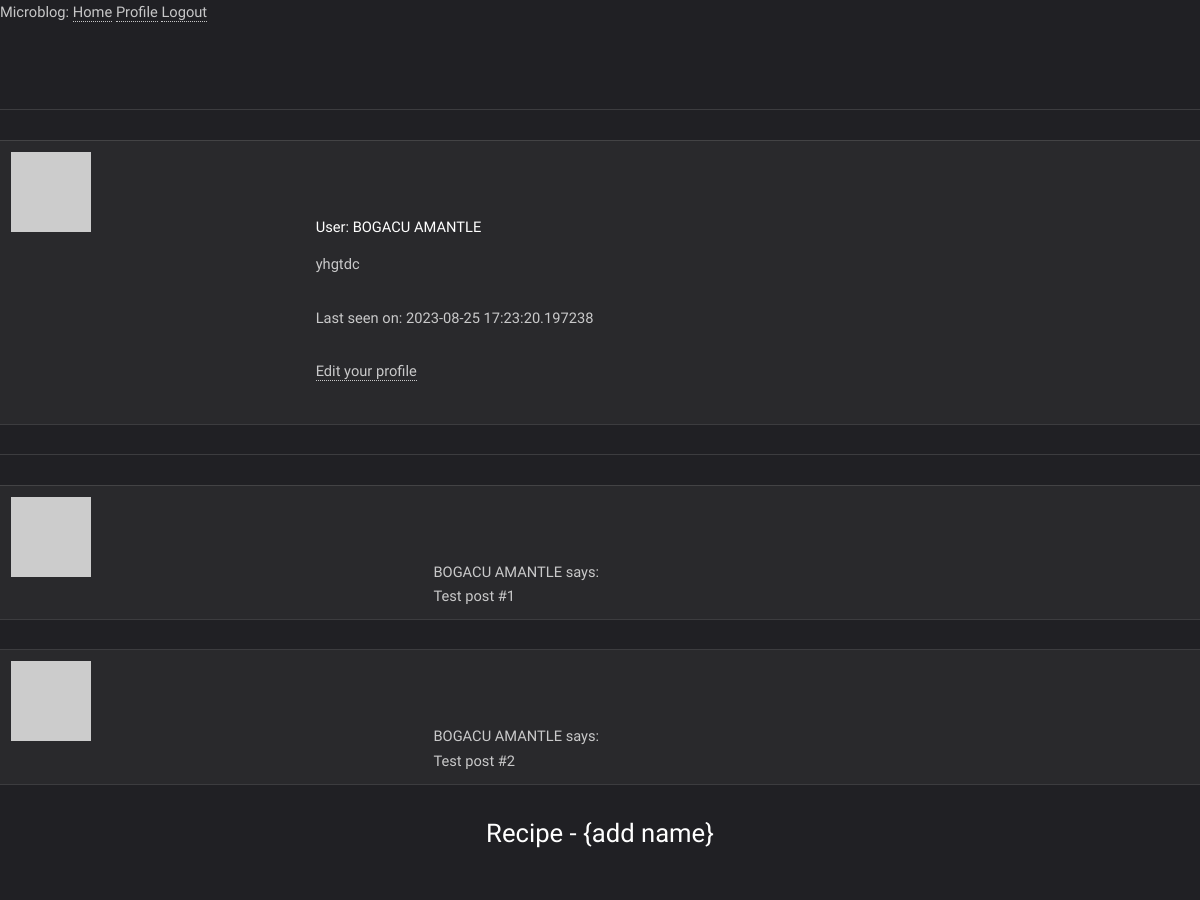
The app's page /user/BOGACU AMANTLE (signed in, upper part), older data.
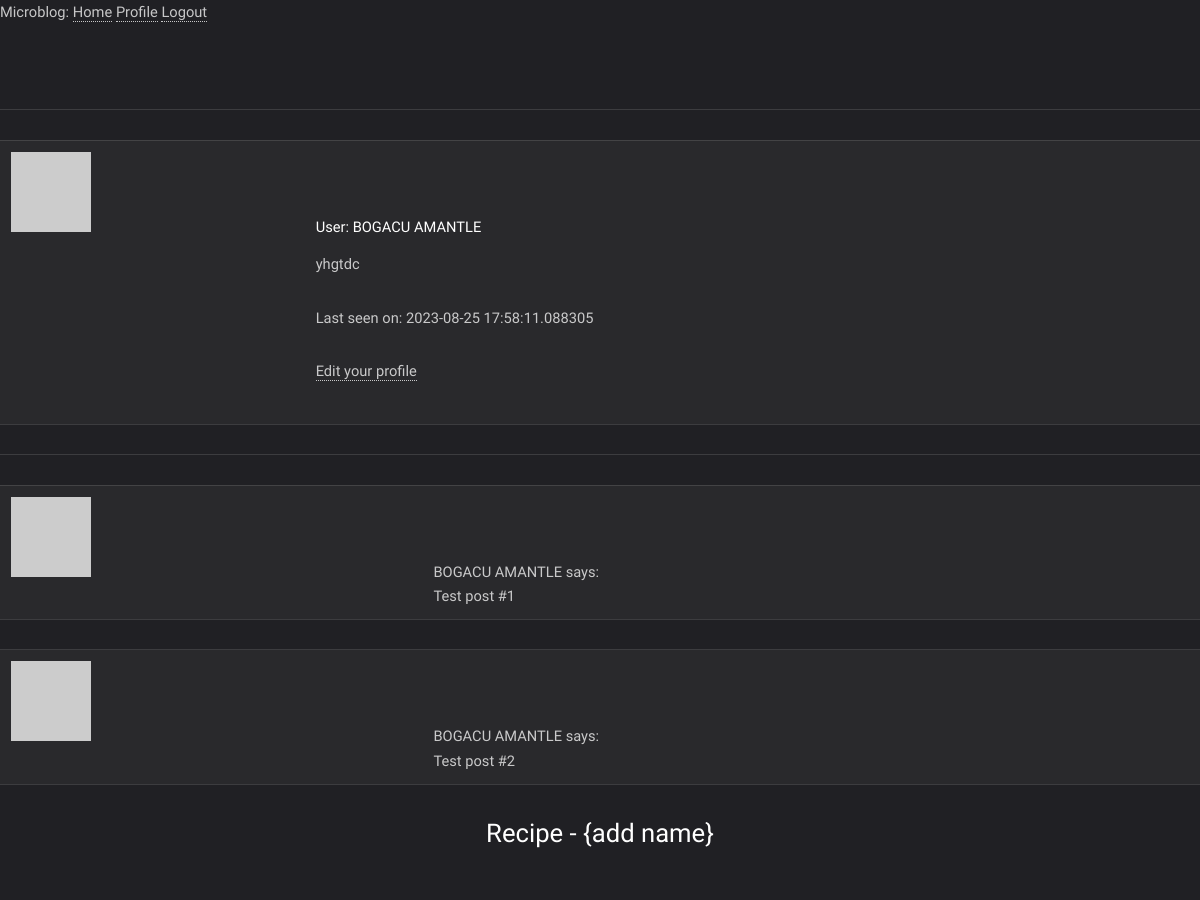
The same page, newer data.
### app/models.py (models this page shows, shortened)
class User(UserMixin, db.Model):
    id = db.Column(db.Integer, primary_key=True)
    username = db.Column(db.String(64), index=True, unique=True)
    email = db.Column(db.String(120), index=True, unique=True)
    password_hash = db.Column(db.String(128))
    posts = db.relationship('Post', backref='author', lazy='dynamic')
    about_me = db.Column(db.String(140))
    last_seen = db.Column(db.DateTime, default=datetime.utcnow)
    def avatar(self, size):
        digest = md5(self.email.lower().encode('utf-8')).hexdigest()
        return 'https://www.gravatar.com/avatar/{}?d=identicon&s={}'.format(
            digest, size)

### app/routes.py (the view)
@app.route('/user/<username>')
@login_required
def user(username):
    user = User.query.filter_by(username=username).first_or_404()
    posts = [
        {'author': user, 'body': 'Test post #1'},
        {'author': user, 'body': 'Test post #2'}
    ]
    return render_template('user.html', user=user, posts=posts)

### app/models.py (called while the page is built)
@login.user_loader
def load_user(id):
    return User.query.get(int(id))

### app/routes.py (called while the page is built)
@app.before_request
def before_request():
    if current_user.is_authenticated:
        current_user.last_seen = datetime.utcnow()
        db.session.commit()

### app/templates/user.html (shortened to what this page needs)
{% extends "base.html" %}
{% block head %}
{{super()}}
{% endblock %}
{% block body %}
{{super()}}
<table>
    <tr valign="top">
        <td><img src="{{ user.avatar(128) }}"></td>
        <td>
            <h1>User: {{ user.username }}</h1>
            {% if user.about_me %}<p>{{ user.about_me }}</p>{% endif %}
            {% if user.last_seen %}<p>Last seen on: {{ user.last_seen }}</p>{% endif %}
            {% if user == current_user %}
            <p><a href="{{ url_for('edit_profile') }}">Edit your profile</a></p>
            {% endif %}
        </td>
    </tr>
</table>
<hr>
{% for post in posts %}
{% include '_post.html' %}
{% endfor %}
<header>
    <h2 style='text-align:center'>Recipe - {add name} </h2><br />
</header>
{% endblock %}

### app/templates/base.html (shortened to what this page needs)
<!doctype html>
<html>
{% block head %}
<head>
    <link rel= "stylesheet" type= "text/css" href= "{{ url_for('static',filename='/css/main.css')}}">
    <link rel= "stylesheet" type= "text/css" href= "{{ url_for('static',filename='/fonts/font-awesome.min.css')}}">
    <link rel="stylesheet" href="https://cdnjs.cloudflare.com/ajax/libs/font-awesome/5.15.3/css/all.min.css"
 />
</head>
<nav class="navbar" style="height: 80px;">
    <div>
        Microblog:
        <a href="{{ url_for('index') }}">Home</a>
        {% if current_user.is_anonymous %}
        <a href="{{ url_for('login') }}">Login</a>
        {% else %}
        <a href="{{ url_for('user', username=current_user.username) }}">Profile</a>
        <a href="{{ url_for('logout') }}">Logout</a>
        {% endif %}
    </div>
</nav>
{% endblock %}
<body>
    {% block body %}
    <hr>
    {% endblock %}
</body>
</html>

### app/templates/_post.html
    <table>
        <tr valign="top">
            <td><img src="{{ post.author.avatar(36) }}"></td>
            <td>{{ post.author.username }} says:<br>{{ post.body }}</td>
        </tr>
    </table>

### static/css/main.css (style rules this page uses)
html, body, div, span, applet, object, iframe, h1, h2, h3, h4, h5, h6, p, blockquote, pre, a, abbr, acronym, address, big, cite, code, del, dfn, em, img, ins, kbd, q, s, samp, small, strike, strong, sub, sup, tt, var, b, u, i, center, dl, dt, dd, ol, ul, li, fieldset, form, label, legend, table, caption, tbody, tfoot, thead, tr, th, td, article, aside, canvas, details, embed, figure, figcaption, footer, header, hgroup, menu, nav, output, ruby, section, summary, time, mark, audio, video { margin: 0; padding: 0; border: 0; font-size: 100%; font: inherit; vertical-align: baseline; }
article, aside, details, figcaption, figure, footer, header, hgroup, menu, nav, section { display: block; }
body { line-height: 1; }
table { border-collapse: collapse; border-spacing: 0; }
body { -webkit-text-size-adjust: none; }
*, *:before, *:after { -moz-box-sizing: border-box; -webkit-box-sizing: border-box; box-sizing: border-box; }
body { -ms-overflow-style: scrollbar; }
body { background: #202024; }
body, input, select, textarea { color: rgba(255, 255, 255, 0.75); font-family: "Source Sans Pro", sans-serif; font-size: 14pt; font-weight: 300; line-height: 1.65; }
@media screen and (max-width: 1680px) { body, input, select, textarea { font-size: 11pt; } }
@media screen and (max-width: 1280px) { body, input, select, textarea { font-size: 11pt; } }
a { -moz-transition: background-color 0.2s ease-in-out, color 0.2s ease-in-out; -webkit-transition: background-color 0.2s ease-in-out, color 0.2s ease-in-out; -ms-transition: background-color 0.2s ease-in-out, color 0.2s ease-in-out; transition: background-color 0.2s ease-in-out, color 0.2s ease-in-out; color: rgba(255, 255, 255, 0.75); text-decoration: none; border-bottom: 1px dotted; outline: 0; }
p { margin: 0 0 2em 0; }
h1, h2, h3, h4, h5, h6 { color: #fff; font-weight: 400; line-height: 1.5; margin: 0 0 1em 0; }
h2 { font-size: 1.75em; }
hr { border: 0; border-bottom: solid 1px rgba(144, 144, 144, 0.25); margin: 2em 0; }
table { margin: 0 0 2em 0; width: 100%; }
table tbody tr { border: solid 1px rgba(144, 144, 144, 0.25); border-left: 0; border-right: 0; }
table tbody tr:nth-child(2n + 1) { background-color: rgba(144, 144, 144, 0.075); }
table td { padding: 0.75em 0.75em; }

Row changes from the older to the newer data that the page shows:
changed User "BOGACU AMANTLE": last_seen "2023-08-25 17:23:20.197238" → "2023-08-25 17:58:11.088305"
